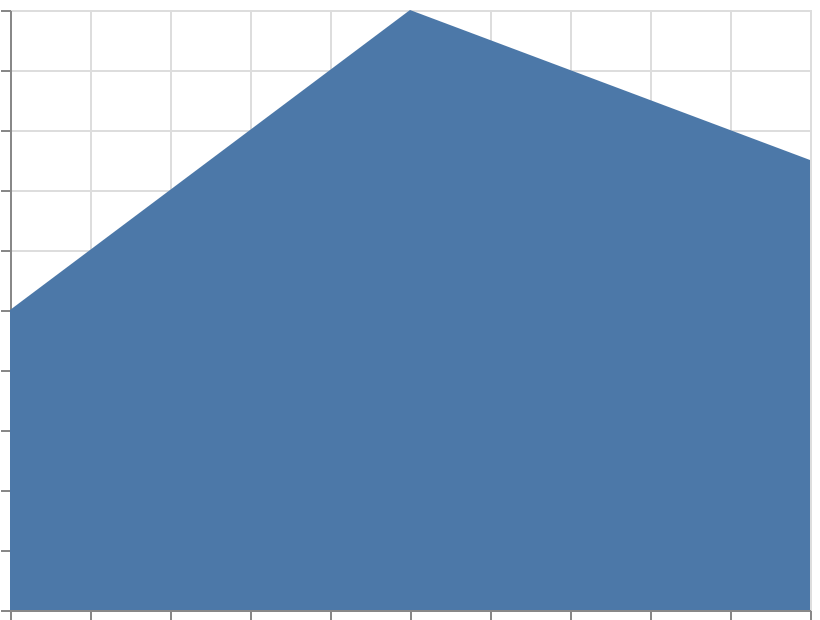

This figure's Vega-Lite source:
### Vega-Lite specification from a JSON file in a GitHub repository (floating-point values rounded to 4 significant figures)
{"$schema": "https://vega.github.io/schema/vega-lite/v6.json", "width": 400, "height": 300, "padding": 5, "autosize": "none", "data": {"name": "table", "values": [{"x": 0, "y": 10}, {"x": 1, "y": 20}, {"x": 2, "y": 15}]}, "mark": "area", "encoding": {"x": {"field": "x", "type": "quantitative", "axis": {"labels": false, "title": null}}, "y": {"field": "y", "type": "quantitative", "axis": {"labels": false, "title": null}}}}
